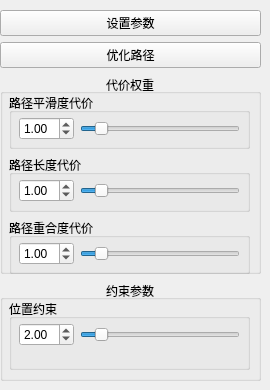
       <widget class="QWidget" name="function_select_tab_3">
        <attribute name="title">
         <string>优化参数</string>
        </attribute>
        <widget class="QWidget" name="verticalLayoutWidget_13">
         <property name="geometry">
          <rect>
           <x>0</x>
           <y>10</y>
           <width>261</width>
           <height>371</height>
          </rect>
         </property>
         <layout class="QVBoxLayout" name="verticalLayout_14">
          <item>
           <widget class="QPushButton" name="btn_set_optimal_param">
            <property name="minimumSize">
             <size>
              <width>250</width>
              <height>0</height>
             </size>
            </property>
            <property name="maximumSize">
             <size>
              <width>99999</width>
              <height>16777215</height>
             </size>
            </property>
            <property name="text">
             <string>设置参数</string>
            </property>
           </widget>
          </item>
          <item>
           <widget class="QPushButton" name="btn_smooth_path">
            <property name="text">
             <string>优化路径</string>
            </property>
           </widget>
          </item>
          <item>
           <widget class="QGroupBox" name="groupBox_7">
            <property name="minimumSize">
             <size>
              <width>0</width>
              <height>200</height>
             </size>
            </property>
            <property name="title">
             <string>代价权重</string>
            </property>
            <property name="alignment">
             <set>Qt::AlignCenter</set>
            </property>
            <property name="flat">
             <bool>true</bool>
            </property>
            <widget class="QWidget" name="verticalLayoutWidget_15">
             <property name="geometry">
              <rect>
               <x>9</x>
               <y>19</y>
               <width>241</width>
               <height>181</height>
              </rect>
             </property>
             <layout class="QVBoxLayout" name="verticalLayout_16">
              <item>
               <widget class="QGroupBox" name="groupBox_9">
                <property name="title">
                 <string>路径平滑度代价</string>
                </property>
                <widget class="QWidget" name="horizontalLayoutWidget_13">
                 <property name="geometry">
                  <rect>
                   <x>10</x>
                   <y>20</y>
                   <width>221</width>
                   <height>31</height>
                  </rect>
                 </property>
                 <layout class="QHBoxLayout" name="horizontalLayout_17">
                  <item>
                   <widget class="QDoubleSpinBox" name="spin_weight_smooth">
                    <property name="minimumSize">
                     <size>
                      <width>55</width>
                      <height>0</height>
                     </size>
                    </property>
                    <property name="maximumSize">
                     <size>
                      <width>55</width>
                      <height>16777215</height>
                     </size>
                    </property>
                    <property name="maximum">
                     <double>10.000000000000000</double>
                    </property>
                    <property name="singleStep">
                     <double>0.100000000000000</double>
                    </property>
                    <property name="value">
                     <double>1.000000000000000</double>
                    </property>
                   </widget>
                  </item>
                  <item>
                   <widget class="QSlider" name="slider_weight_smooth">
                    <property name="maximum">
                     <number>101</number>
                    </property>
                    <property name="singleStep">
                     <number>1</number>
                    </property>
                    <property name="value">
                     <number>10</number>
                    </property>
                    <property name="orientation">
                     <enum>Qt::Horizontal</enum>
                    </property>
                   </widget>
                  </item>
                 </layout>
                </widget>
               </widget>
              </item>
              <item>
               <widget class="QGroupBox" name="groupBox_10">
                <property name="title">
                 <string>路径长度代价</string>
                </property>
                <widget class="QWidget" name="horizontalLayoutWidget_14">
                 <property name="geometry">
                  <rect>
                   <x>10</x>
                   <y>20</y>
                   <width>221</width>
                   <height>31</height>
                  </rect>
                 </property>
                 <layout class="QHBoxLayout" name="horizontalLayout_18">
                  <item>
                   <widget class="QDoubleSpinBox" name="spin_weight_length">
                    <property name="minimumSize">
                     <size>
                      <width>55</width>
                      <height>0</height>
                     </size>
                    </property>
                    <property name="maximumSize">
                     <size>
                      <width>55</width>
                      <height>16777215</height>
                     </size>
                    </property>
                    <property name="maximum">
                     <double>10.000000000000000</double>
                    </property>
                    <property name="singleStep">
                     <double>0.100000000000000</double>
                    </property>
                    <property name="value">
                     <double>1.000000000000000</double>
                    </property>
                   </widget>
                  </item>
                  <item>
                   <widget class="QSlider" name="slider_weight_length">
                    <property name="maximum">
                     <number>101</number>
                    </property>
                    <property name="value">
                     <number>10</number>
                    </property>
                    <property name="orientation">
                     <enum>Qt::Horizontal</enum>
                    </property>
                   </widget>
                  </item>
                 </layout>
                </widget>
               </widget>
              </item>
              <item>
               <widget class="QGroupBox" name="groupBox_11">
                <property name="title">
                 <string>路径重合度代价</string>
                </property>
                <widget class="QWidget" name="horizontalLayoutWidget_15">
                 <property name="geometry">
                  <rect>
                   <x>10</x>
                   <y>20</y>
                   <width>221</width>
                   <height>31</height>
                  </rect>
                 </property>
                 <layout class="QHBoxLayout" name="horizontalLayout_19">
                  <item>
                   <widget class="QDoubleSpinBox" name="spin_weight_overlap">
                    <property name="minimumSize">
                     <size>
                      <width>55</width>
                      <height>0</height>
                     </size>
                    </property>
                    <property name="maximumSize">
                     <size>
                      <width>55</width>
                      <height>16777215</height>
                     </size>
                    </property>
                    <property name="maximum">
                     <double>10.000000000000000</double>
                    </property>
                    <property name="singleStep">
                     <double>0.100000000000000</double>
                    </property>
                    <property name="value">
                     <double>1.000000000000000</double>
                    </property>
                   </widget>
                  </item>
                  <item>
                   <widget class="QSlider" name="slider_weight_overlap">
                    <property name="maximum">
                     <number>101</number>
                    </property>
                    <property name="value">
                     <number>10</number>
                    </property>
                    <property name="orientation">
                     <enum>Qt::Horizontal</enum>
                    </property>
                   </widget>
                  </item>
                 </layout>
                </widget>
               </widget>
              </item>
             </layout>
            </widget>
           </widget>
          </item>
          <item>
           <widget class="QGroupBox" name="groupBox_8">
            <property name="title">
             <string>约束参数</string>
            </property>
            <property name="alignment">
             <set>Qt::AlignCenter</set>
            </property>
            <property name="flat">
             <bool>true</bool>
            </property>
            <widget class="QWidget" name="verticalLayoutWidget_14">
             <property name="geometry">
              <rect>
               <x>9</x>
               <y>19</y>
               <width>241</width>
               <height>71</height>
              </rect>
             </property>
             <layout class="QVBoxLayout" name="verticalLayout_15">
              <item>
               <widget class="QGroupBox" name="groupBox_6">
                <property name="title">
                 <string>位置约束</string>
                </property>
                <widget class="QWidget" name="horizontalLayoutWidget_16">
                 <property name="geometry">
                  <rect>
                   <x>10</x>
                   <y>20</y>
                   <width>221</width>
                   <height>31</height>
                  </rect>
                 </property>
                 <layout class="QHBoxLayout" name="horizontalLayout_20">
                  <item>
                   <widget class="QDoubleSpinBox" name="spin_constrain_position">
                    <property name="minimumSize">
                     <size>
                      <width>55</width>
                      <height>0</height>
                     </size>
                    </property>
                    <property name="maximumSize">
                     <size>
                      <width>55</width>
                      <height>16777215</height>
                     </size>
                    </property>
                    <property name="maximum">
                     <double>10.000000000000000</double>
                    </property>
                    <property name="singleStep">
                     <double>0.100000000000000</double>
                    </property>
                    <property name="value">
                     <double>2.000000000000000</double>
                    </property>
                   </widget>
                  </item>
                  <item>
                   <widget class="QSlider" name="slider_constrain_position">
                    <property name="maximum">
                     <number>101</number>
                    </property>
                    <property name="value">
                     <number>10</number>
                    </property>
                    <property name="orientation">
                     <enum>Qt::Horizontal</enum>
                    </property>
                   </widget>
                  </item>
                 </layout>
                </widget>
               </widget>
              </item>
             </layout>
            </widget>
           </widget>
          </item>
         </layout>
        </widget>
       </widget>
